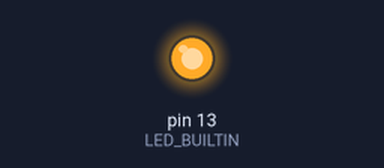
A sketch run on a simulated Arduino Uno, built with avr-gcc and run on an emulated ATmega328P. On the bench: output pins drawn as LEDs (lit = HIGH).

Above: at 0.2 s.
At 20.2 s:
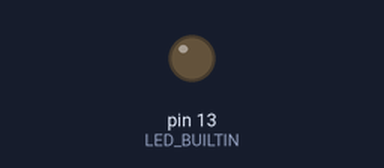
Timing chart, 0 to 22.1 s (numbered marks = the images above):
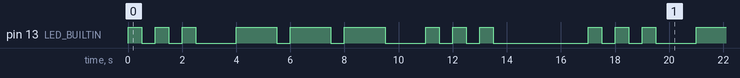

The sketch:

SOS.ino
```cpp
/*
  parakato einai o kwdikas gia na anavei to S-O-S
  sto led tou Arduino me kwdika Mors

  Exei 2 sinartiseis gia to gramma S kai gia
  to gramma O antistoixa, oi opoies kalountai
  sximatizontas tin zitoumeni leksi.
*/

void setup() {
  pinMode(LED_BUILTIN, OUTPUT);
}

// gramma S
void S() {
  for (int i = 0; i < 3; i++) {
    digitalWrite(LED_BUILTIN, HIGH);
    delay(500);
    digitalWrite(LED_BUILTIN, LOW);
    delay(500);
  }
  delay(1000);
}

// gramma O
void O() {
  for (int i = 0; i < 3; i++) {
    digitalWrite(LED_BUILTIN, HIGH);
    delay(1500);
    digitalWrite(LED_BUILTIN, LOW);
    delay(500);
  }
  delay(1000);
}

void loop() {
  S();
  O();
  S();
  delay(2000); // ena delay gia na diaxwrizetai kathe fora h leksi
}
```

Measured:
- by itself, pin 13 (LED_BUILTIN): repeats every 17.0 s: 2 × (LOW 0.50 s, HIGH 0.50 s), LOW 1.5 s, 2 × (HIGH 1.5 s, LOW 0.50 s), HIGH 1.5 s, LOW 1.5 s, 2 × (HIGH 0.50 s, LOW 0.50 s), HIGH 0.50 s, LOW 3.5 s, HIGH 0.50 s
- by itself, everything shown: repeats every 17.0 s, in 18 steps
